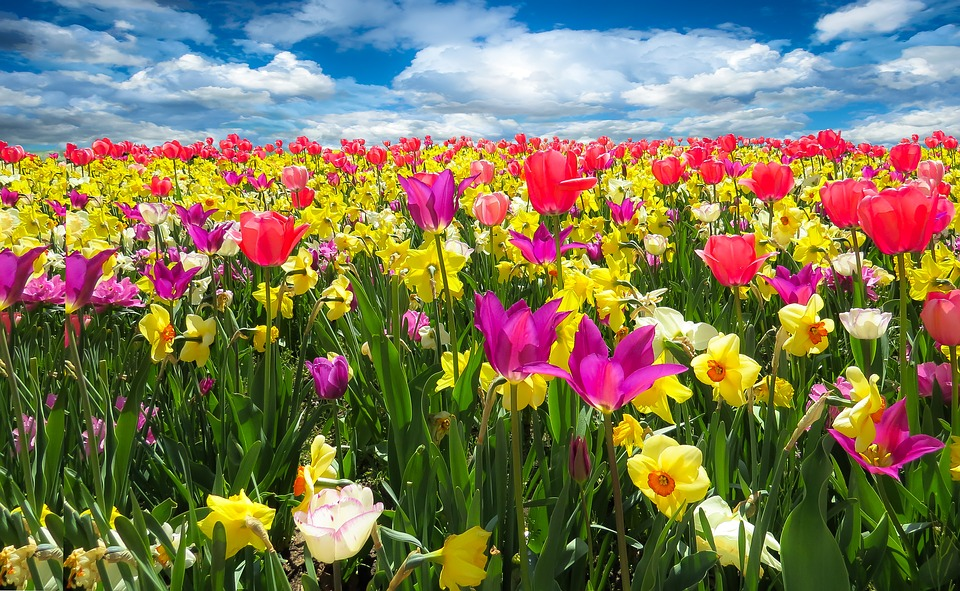
#> input picture OpenCV/Color Detection/image.jpg, 960 x 591 px
$ python inpainting.py --image '../Color Detection/image.jpg' --mask '../Color Detection/image.jpg'
#> lines starting #> are read from the running program, lines starting #| are printed output that depends on the picture
# import the necessary packages
import argparse
import cv2

# construct the argument parser and parse the arguments
ap = argparse.ArgumentParser()
ap.add_argument("-i", "--image", type=str, required=True,
	help="path input image on which we'll perform inpainting")
ap.add_argument("-m", "--mask", type=str, required=True,
	help="path input mask which corresponds to damaged areas")
ap.add_argument("-a", "--method", type=str, default="telea",
	choices=["telea", "ns"], help="inpainting algorithm to use")
ap.add_argument("-r", "--radius", type=int, default=3,
	help="inpainting radius")
args = vars(ap.parse_args())

# initialize the inpainting algorithm to be the Telea et al. method
flags = cv2.INPAINT_TELEA

# check to see if we should be using the Navier-Stockes method
# for inpainting
if args["method"] == "ns":
	flags = cv2.INPAINT_NS

# load the (1) input image (i.e., the image we're going to perform
# inpainting on) and (2) the  mask which should have the same input
# dimensions as the input image -- zero pixels correspond to areas
# that *will not* be inpainted while non-zero pixels correspond to
# "damaged" areas that inpainting will try to correct
image = cv2.imread(args["image"])
#> image is the input picture: shape (591, 960, 3); mean B, G, R 87, 120, 125.9
mask = cv2.imread(args["mask"])
mask = cv2.cvtColor(mask, cv2.COLOR_BGR2GRAY)
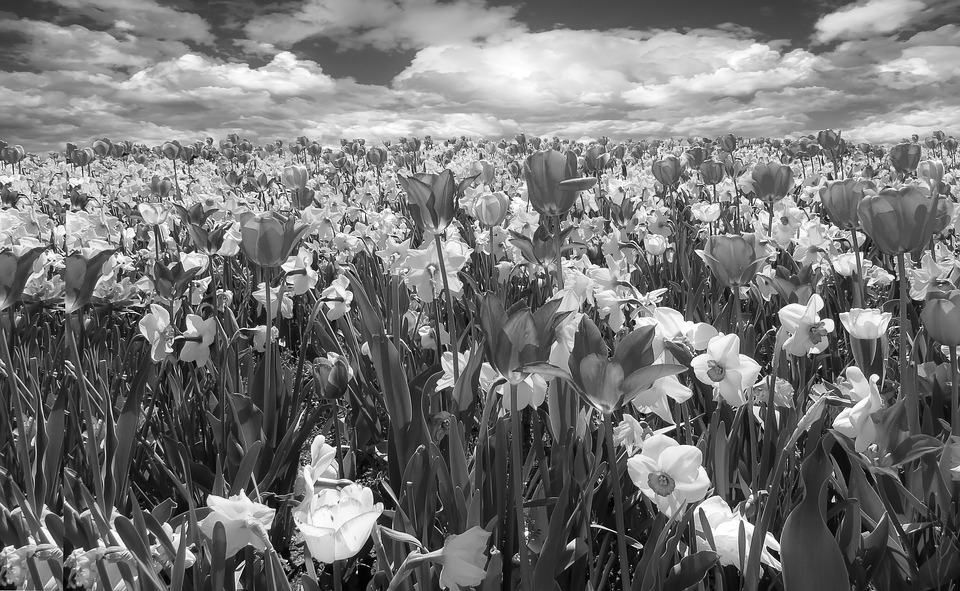
#> mask: shape (591, 960); min 0, max 255, mean 118

# perform inpaiting using OpenCV
output = cv2.inpaint(image, mask, args["radius"], flags=flags)
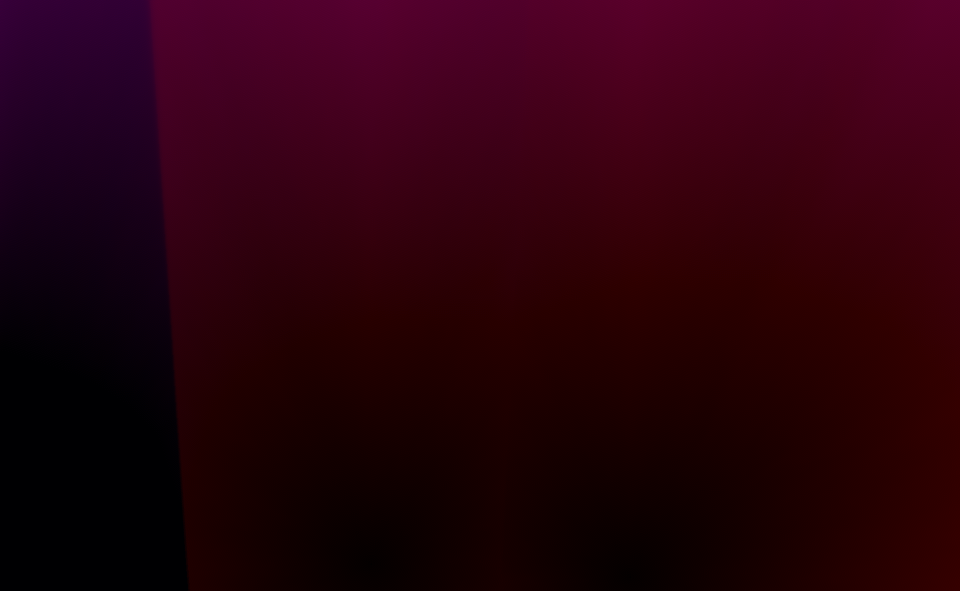
#> output: shape (591, 960, 3); mean B, G, R 12.6, 0, 41.1

# show the original input image, mask and output image after
# applying inpaiting
cv2.imshow("Image", image)
cv2.imshow("Mask", mask)
cv2.imshow("Output", output)
cv2.waitKey(0)
